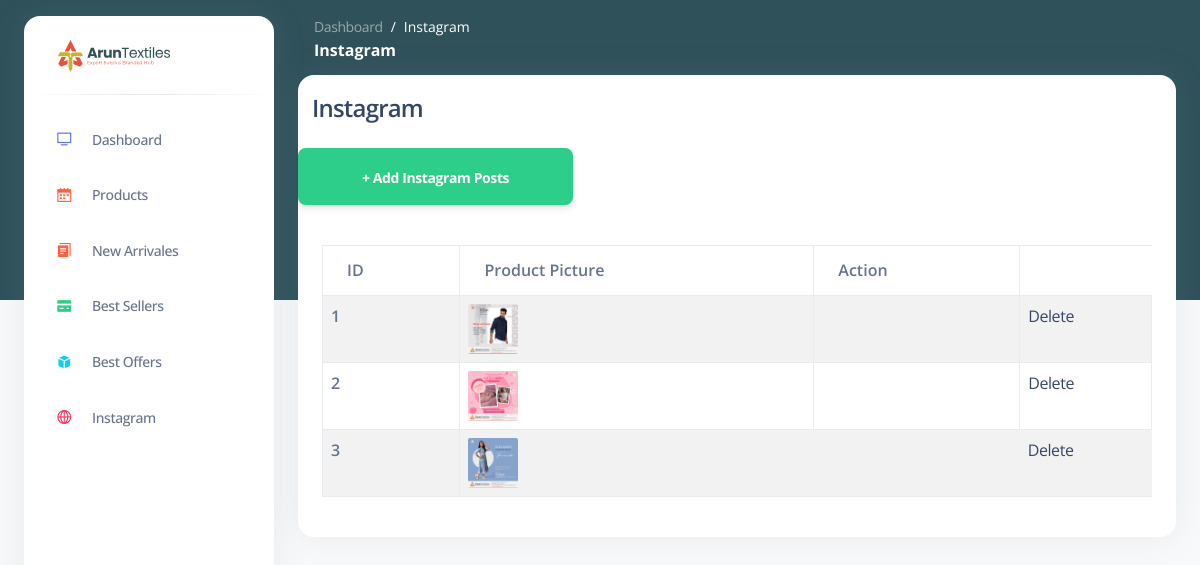
/shop-insta (signed in), run on the app's committed database.
### wedsite/models.py (models this page shows, shortened)
class Instagram(db.Model):
    id = db.Column(db.Integer, primary_key=True)
    product_picture = db.Column(db.String(1000), nullable=False)

### wedsite/admin.py (the view)
@admin.route('/shop-insta', methods=['GET', 'POST'])
@login_required
def dash_insta():
    items = Instagram.query.order_by(Instagram.id).all()
    return render_template('dash_insta.html', items_insta=items)

### wedsite/__init__.py (called while the page is built)
def create_app():
    app = Flask(__name__)
    app.config['SECRET_KEY'] = 'xxxxyyyyyzzzzz'
    app.config['SQLALCHEMY_DATABASE_URI'] = f'sqlite:///{DB_NAME}'
    db.init_app(app)
    from .views import views
    from .auth import auth
    from .admin import admin
    from .models import Product, BestSeller, BestOffers, Instagram, ProductPage, User
    app.register_blueprint(views, url_prefix='/')
    app.register_blueprint(auth, url_prefix='/')
    app.register_blueprint(admin, url_prefix='/')
    with app.app_context():
        create_database()
        login_manager = LoginManager()
        login_manager.login_view = 'auth.login'
        login_manager.init_app(app)
        @login_manager.user_loader
        def load_user(id):
            return User.query.get(int(id))
    return app

### wedsite/templates/dash_insta.html (shortened to what this page needs)
{% extends 'dashboard.html' %}
{% block content %}
<main class="main-content position-relative border-radius-lg ">
    <nav class="navbar navbar-main navbar-expand-lg px-0 mx-4 shadow-none border-radius-xl " id="navbarBlur" data-scroll="false">
      <div class="container-fluid py-1 px-3">
        <nav aria-label="breadcrumb">
          <ol class="breadcrumb bg-transparent mb-0 pb-0 pt-1 px-0 me-sm-6 me-5">
            <li class="breadcrumb-item text-sm"><a class="opacity-5 text-white" href="javascript:;">Dashboard</a></li>
            <li class="breadcrumb-item text-sm text-white active" aria-current="page">Instagram</li>
          </ol>
          <h6 class="font-weight-bolder text-white mb-0">Instagram</h6>
        </nav>
    </nav>
    <div class="container">
        <div class="row">
            <div class="col-md-12">
                <div class="card">
                    <div class="row">
                        <div class="col-md-10" style="padding:16px;">
                            <h4 style="margin-left:10px"> Instagram </h4>
                        </div>
                        <div>
                          <a href="{{ url_for('admin.add_dash_insta_items') }}" class="btn btn-success btn-lg"> + Add Instagram Posts</a>
                        </div>
                    </div>
                    <div class="card-body" id="products-table">
                        {% if items_insta | length < 1 %}
                        <h3 style="color: white;">No Shop Items </h3>
                        {% else %}
                        <table class="table table-bordered table-striped">
                            <thead>
                                <tr>
                                    <th scope="col">ID</th>
                                    <th scope="col">Product Picture</th>
                                    <th scope="col">Action</th>
                                </tr>
                            </thead>
                            <tbody>
                                {% for item in items_insta %}
                                <tr>
                                    <th scope="row">{{ item.id }}</th>
                                    <td><img src="{{ item.product_picture }}" alt="" style="height: 50px; width: 50px; border-radius: 2px;"></td>
                                    <td>{{ item.product_tag }}</td>
                                    <td>
                                        <a href="/delete-dash_insta-item/{{ item.id }}">Delete</a>
                                    </td>
                                </tr>
                                {% endfor %}
                            </tbody>
                        </table>
                        {% endif %}
                    </div>
                </div>
            </div>
        </div>
</body>
{% endblock %}

### data on the page
Instagram: id "1", product_picture (picture)
Instagram: id "2", product_picture (picture)
Instagram: id "3", product_picture (picture)
